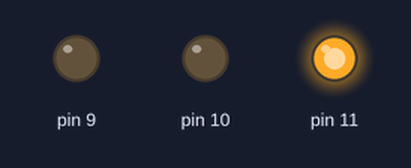
Recording of a sketch running on a simulated Arduino Uno, built with avr-gcc and run on an emulated ATmega328P. Parts: output pins drawn as LEDs (lit = HIGH).

Above: at 0.05 s.
At 2.0 s:
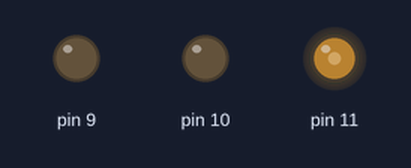
At 3.25 s:
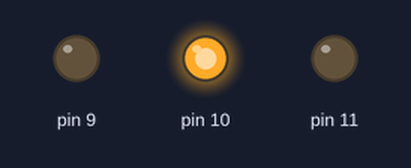
At 4.5 s:
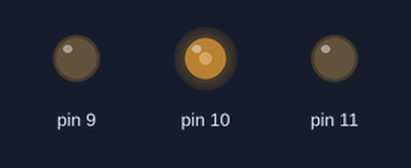
At 6.75 s:
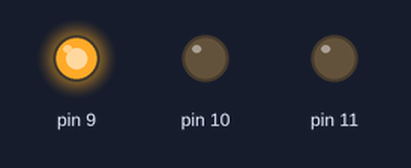
At 9.0 s:
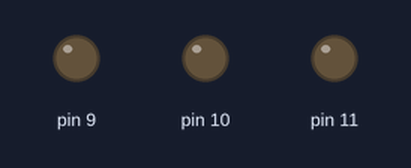
Timing chart, 0 to 11.7 s (numbered marks = the images above):
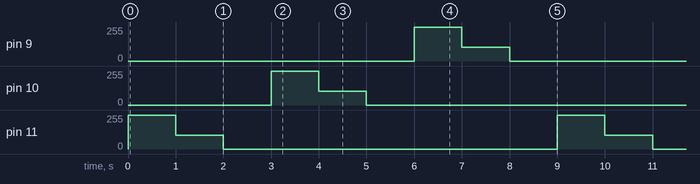

Measured:
- by itself, pin 9–11: repeats every 9.0 s: 102/255 1.0 s, 0/255 7.0 s, 255/255 1.0 s

The sketch:

3.3_Utilizing_analogWrite.ino
```cpp
/*

*/

void setup() {
    pinMode(9,OUTPUT);
    pinMode(10,OUTPUT);
    pinMode(11,OUTPUT);
}

void loop() {
  //red led
  analogWrite(11,255);
  delay(1000);
  analogWrite(11,102);
  delay(1000);
  analogWrite(11,0);
  delay(1000);
  //green led
  analogWrite(10,255);
  delay(1000);
  analogWrite(10,102);
  delay(1000);
  analogWrite(10,0);
  delay(1000);
  //blue led
  analogWrite(9,255);
  delay(1000);
  analogWrite(9,102);
  delay(1000);
  analogWrite(9,0);
  delay(1000);
}
```
